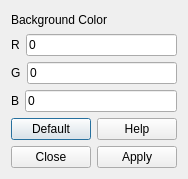
<?xml version="1.0" encoding="UTF-8"?>
<ui version="4.0">
 <class>BackgroundColorDialog</class>
 <widget class="QDialog" name="BackgroundColorDialog">
  <property name="geometry">
   <rect>
    <x>0</x>
    <y>0</y>
    <width>176</width>
    <height>179</height>
   </rect>
  </property>
  <property name="windowTitle">
   <string>Color Field Dialog</string>
  </property>
  <property name="windowIcon">
   <iconset resource="../res/Registar.qrc">
    <normaloff>:/images/bunny.png</normaloff>:/images/bunny.png</iconset>
  </property>
  <layout class="QVBoxLayout" name="verticalLayout_2">
   <item>
    <layout class="QVBoxLayout" name="verticalLayout">
     <item>
      <widget class="QLabel" name="label">
       <property name="text">
        <string>Background Color</string>
       </property>
      </widget>
     </item>
     <item>
      <layout class="QVBoxLayout" name="verticalLayout_3">
       <item>
        <layout class="QHBoxLayout" name="horizontalLayout_2">
         <item>
          <widget class="QLabel" name="label_2">
           <property name="text">
            <string>R</string>
           </property>
          </widget>
         </item>
         <item>
          <widget class="QLineEdit" name="RLineEdit">
           <property name="text">
            <string>0</string>
           </property>
          </widget>
         </item>
        </layout>
       </item>
       <item>
        <layout class="QHBoxLayout" name="horizontalLayout_3">
         <item>
          <widget class="QLabel" name="label_3">
           <property name="text">
            <string>G</string>
           </property>
          </widget>
         </item>
         <item>
          <widget class="QLineEdit" name="GLineEdit">
           <property name="text">
            <string>0</string>
           </property>
          </widget>
         </item>
        </layout>
       </item>
       <item>
        <layout class="QHBoxLayout" name="horizontalLayout_4">
         <item>
          <widget class="QLabel" name="label_4">
           <property name="text">
            <string>B</string>
           </property>
          </widget>
         </item>
         <item>
          <widget class="QLineEdit" name="BLineEdit">
           <property name="text">
            <string>0</string>
           </property>
          </widget>
         </item>
        </layout>
       </item>
      </layout>
     </item>
    </layout>
   </item>
   <item>
    <layout class="QGridLayout" name="gridLayout_2">
     <item row="0" column="0">
      <widget class="QPushButton" name="defaultButton">
       <property name="text">
        <string>Default</string>
       </property>
      </widget>
     </item>
     <item row="0" column="1">
      <widget class="QPushButton" name="helpButton">
       <property name="text">
        <string>Help</string>
       </property>
      </widget>
     </item>
     <item row="1" column="0">
      <widget class="QPushButton" name="closeButton">
       <property name="text">
        <string>Close</string>
       </property>
      </widget>
     </item>
     <item row="1" column="1">
      <widget class="QPushButton" name="applyButton">
       <property name="text">
        <string>Apply</string>
       </property>
      </widget>
     </item>
    </layout>
   </item>
  </layout>
 </widget>
 <resources>
  <include location="../res/Registar.qrc"/>
 </resources>
 <connections>
  <connection>
   <sender>closeButton</sender>
   <signal>clicked()</signal>
   <receiver>BackgroundColorDialog</receiver>
   <slot>close()</slot>
   <hints>
    <hint type="sourcelabel">
     <x>51</x>
     <y>184</y>
    </hint>
    <hint type="destinationlabel">
     <x>184</x>
     <y>190</y>
    </hint>
   </hints>
  </connection>
 </connections>
</ui>
